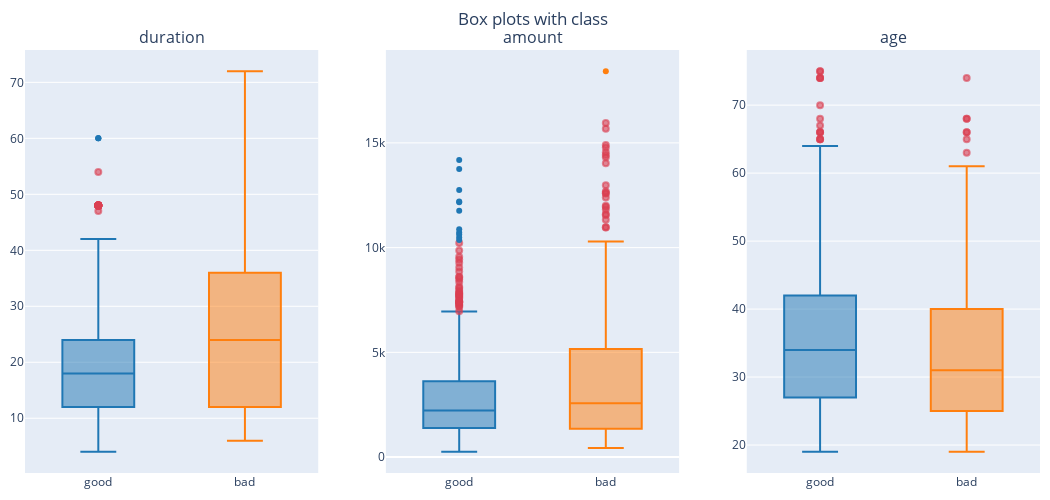

The notebook cell saved with this chart:
### Code cell
# boxplot with class

titles = ["duration", "amount", "age"]
label = "credit_risk"

cols = len(titles)
rows=1
fig = make_subplots(rows=rows, cols=cols, subplot_titles = titles, vertical_spacing=0.05)
layout = get_layout("Box plots with class", width=350*cols, height=500)
for index,feature in enumerate(titles):
    tmp_df = df[[feature, label]]
    fig.add_trace( get_boxplot_trace(feature, tmp_df[tmp_df[label] == 1][feature], x=np.repeat("good", 600), color=colors[0]), col=index+1, row=1)
    fig.add_trace( get_boxplot_trace(feature, tmp_df[tmp_df[label] == 0][feature], x=np.repeat("bad", 300), color=colors[1]), col=index+1, row=1)
   
fig.update_layout(layout)
fig.show() 
   
if SAVE_IMAGES:
    fig.write_image(f"{images_folder}/boxplots_with_classes.png")

### Figure 1 — Plotly figure (JSON) as saved in the notebook; plotly's stock layout.template omitted (floating-point values rounded to 4 significant figures; data arrays with more than 128 entries replaced by an {"elided": "..."} marker saying what was removed)
{"data": [{"boxpoints": "suspectedoutliers", "line": {"color": "rgb(31, 119, 180)"}, "marker": {"color": "rgb(31, 119, 180)", "line": {"outliercolor": "rgba(219, 64, 82, 0.6)", "outlierwidth": 2}, "outliercolor": "rgba(219, 64, 82, 0.6)"}, "name": "duration", "type": "box", "x": {"elided": "600 str values"}, "xaxis": "x", "y": {"elided": "700 int values"}, "yaxis": "y"}, {"boxpoints": "suspectedoutliers", "line": {"color": "rgb(255, 127, 14)"}, "marker": {"color": "rgb(255, 127, 14)", "line": {"outliercolor": "rgba(219, 64, 82, 0.6)", "outlierwidth": 2}, "outliercolor": "rgba(219, 64, 82, 0.6)"}, "name": "duration", "type": "box", "x": {"elided": "300 str values"}, "xaxis": "x", "y": {"elided": "300 int values"}, "yaxis": "y"}, {"boxpoints": "suspectedoutliers", "line": {"color": "rgb(31, 119, 180)"}, "marker": {"color": "rgb(31, 119, 180)", "line": {"outliercolor": "rgba(219, 64, 82, 0.6)", "outlierwidth": 2}, "outliercolor": "rgba(219, 64, 82, 0.6)"}, "name": "amount", "type": "box", "x": {"elided": "600 str values"}, "xaxis": "x2", "y": {"elided": "700 int values"}, "yaxis": "y2"}, {"boxpoints": "suspectedoutliers", "line": {"color": "rgb(255, 127, 14)"}, "marker": {"color": "rgb(255, 127, 14)", "line": {"outliercolor": "rgba(219, 64, 82, 0.6)", "outlierwidth": 2}, "outliercolor": "rgba(219, 64, 82, 0.6)"}, "name": "amount", "type": "box", "x": {"elided": "300 str values"}, "xaxis": "x2", "y": {"elided": "300 int values"}, "yaxis": "y2"}, {"boxpoints": "suspectedoutliers", "line": {"color": "rgb(31, 119, 180)"}, "marker": {"color": "rgb(31, 119, 180)", "line": {"outliercolor": "rgba(219, 64, 82, 0.6)", "outlierwidth": 2}, "outliercolor": "rgba(219, 64, 82, 0.6)"}, "name": "age", "type": "box", "x": {"elided": "600 str values"}, "xaxis": "x3", "y": {"elided": "700 int values"}, "yaxis": "y3"}, {"boxpoints": "suspectedoutliers", "line": {"color": "rgb(255, 127, 14)"}, "marker": {"color": "rgb(255, 127, 14)", "line": {"outliercolor": "rgba(219, 64, 82, 0.6)", "outlierwidth": 2}, "outliercolor": "rgba(219, 64, 82, 0.6)"}, "name": "age", "type": "box", "x": {"elided": "300 str values"}, "xaxis": "x3", "y": {"elided": "300 int values"}, "yaxis": "y3"}], "layout": {"annotations": [{"font": {"size": 16}, "showarrow": false, "text": "duration", "x": 0.1444, "xanchor": "center", "xref": "paper", "y": 1, "yanchor": "bottom", "yref": "paper"}, {"font": {"size": 16}, "showarrow": false, "text": "amount", "x": 0.5, "xanchor": "center", "xref": "paper", "y": 1, "yanchor": "bottom", "yref": "paper"}, {"font": {"size": 16}, "showarrow": false, "text": "age", "x": 0.8556, "xanchor": "center", "xref": "paper", "y": 1, "yanchor": "bottom", "yref": "paper"}], "autosize": true, "height": 500, "margin": {"b": 10, "l": 10, "r": 10, "t": 50}, "showlegend": false, "title": {"text": "Box plots with class", "x": 0.5, "xref": "paper"}, "width": 1050, "xaxis": {"anchor": "y", "automargin": true, "domain": [0, 0.2889], "tickangle": 0}, "xaxis2": {"anchor": "y2", "domain": [0.3556, 0.6444]}, "xaxis3": {"anchor": "y3", "domain": [0.7111, 1]}, "yaxis": {"anchor": "x", "automargin": true, "domain": [0, 1]}, "yaxis2": {"anchor": "x2", "domain": [0, 1]}, "yaxis3": {"anchor": "x3", "domain": [0, 1]}}}
